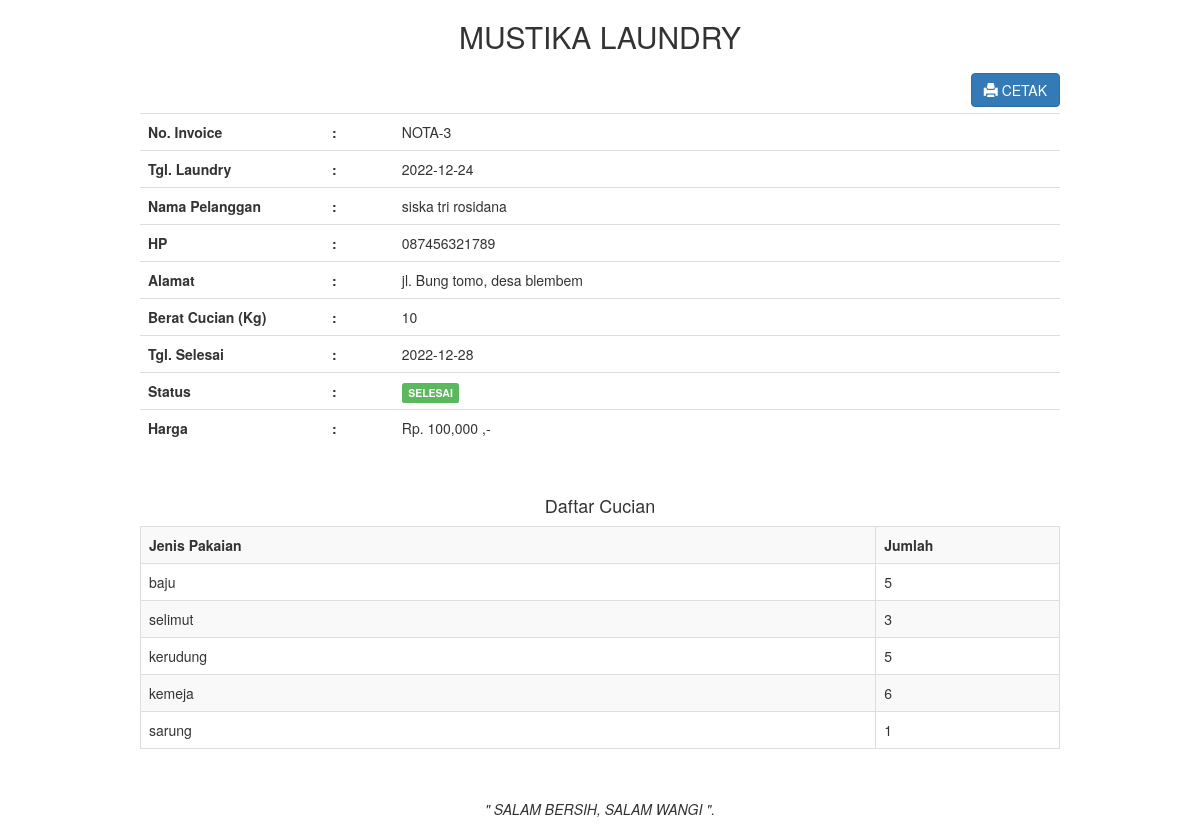
The app's page /admin/transaksi_invoice.php?id=3 (signed in) with its own data.
### tables this page shows
CREATE TABLE `transaksi` (
  `transaksi_id` int(11) NOT NULL,
  `transaksi_tgl` date NOT NULL,
  `transaksi_pelanggan` int(11) NOT NULL,
  `transaksi_harga` int(11) NOT NULL,
  `transaksi_berat` int(11) NOT NULL,
  `transaksi_tgl_selesai` date NOT NULL,
  `transaksi_status` int(11) NOT NULL
);

CREATE TABLE `pelanggan` (
  `pelanggan_id` int(11) NOT NULL,
  `pelanggan_nama` varchar(255) NOT NULL,
  `pelanggan_hp` varchar(255) NOT NULL,
  `pelanggan_alamat` text NOT NULL
);

CREATE TABLE `pakaian` (
  `pakaian_id` int(11) NOT NULL,
  `pakaian_transaksi` int(11) NOT NULL,
  `pakaian_jenis` varchar(255) NOT NULL,
  `pakaian_jumlah` int(11) NOT NULL
);

### admin/transaksi_invoice.php (the view, shortened to what this page needs)
<!DOCTYPE html>
<html>
<head>
    <link rel="stylesheet" type="text/css" href="../assets/css/bootstrap.css">
</head>
<body>
    <?php
    include '../koneksi.php';
    ?>
    <div class="container">
        <div class="col-md-10 col-md-offset-1">
            <?php
            $id = $_GET['id'];
            $transaksi = mysqli_query($koneksi,"select * from transaksi,pelanggan where transaksi_id='$id' and transaksi_pelanggan=pelanggan_id");
            while($t=mysqli_fetch_array($transaksi)){
                ?>
                <center><h2>MUSTIKA LAUNDRY</h2></center>
                <a href="transaksi_invoice_cetak.php?id=<?php echo $id; ?>" target="_blank" class="btn btn-primary pull-right"><i class="glyphicon glyphicon-print"></i> CETAK</a>
                <br/>
                <br/>
                <table class="table">
                    <tr>
                        <th width="20%">No. Invoice</th>
                        <th>:</th>
                        <td>NOTA-<?php echo $t['transaksi_id']; ?></td>
                    </tr>
                    <tr>
                        <th width="20%">Tgl. Laundry</th>
                        <th>:</th>
                        <td><?php echo $t['transaksi_tgl']; ?></td>
                    </tr>
                    <tr>
                        <th>Nama Pelanggan</th>
                        <th>:</th>
                        <td><?php echo $t['pelanggan_nama']; ?></td>
                    </tr>
                    <tr>
                        <th>HP</th>
                        <th>:</th>
                        <td><?php echo $t['pelanggan_hp']; ?></td>
                    </tr>
                    <tr>
                        <th>Alamat</th>
                        <th>:</th>
                        <td><?php echo $t['pelanggan_alamat']; ?></td>
                    </tr>
                    <tr>
                        <th>Berat Cucian (Kg)</th>
                        <th>:</th>
                        <td><?php echo $t['transaksi_berat']; ?></td>
                    </tr>
                    <tr>
                        <th>Tgl. Selesai</th>
                        <th>:</th>
                        <td><?php echo $t['transaksi_tgl_selesai']; ?></td>
                    </tr>
                    <tr>
                        <th>Status</th>
                        <th>:</th>
                        <td>
                            <?php
                            if($t['transaksi_status']=="0"){
                                echo "<div class='label label-warning'>PROSES</div>";
                            }else if($t['transaksi_status']=="1"){
                                echo "<div class='label label-info'>DI CUCI</div>";
                            }else if($t['transaksi_status']=="2"){
                                echo "<div class='label label-success'>SELESAI</div>";
                            }
                            ?>
                        </td>
                    </tr>
                    <tr>
                        <th>Harga</th>
                        <th>:</th>
                        <td><?php echo "Rp. ".number_format($t['transaksi_harga'])." ,-"; ?></td>
                    </tr>
                </table>
                <br/>
                <h4 class="text-center">Daftar Cucian</h4>
                <table class="table table-bordered table-striped">
                    <tr>
                        <th>Jenis Pakaian</th>
                        <th width="20%">Jumlah</th>
                    </tr>
                    <?php
                    $id = $t['transaksi_id'];
                    $pakaian = mysqli_query($koneksi,"select * from pakaian where pakaian_transaksi='$id'");
                    while($p=mysqli_fetch_array($pakaian)){
                        ?>
                        <tr>
                            <td><?php echo $p['pakaian_jenis']; ?></td>
                            <td width="5%"><?php echo $p['pakaian_jumlah']; ?></td>
                        </tr>
                        <?php } ?>
                    </table>
                    <br/>
                    <p><center><i>" SALAM BERSIH, SALAM WANGI ".</i></center></p>
                    <?php
                }
                ?>
            </div>
        </div>
    </body>
    </html>

### records on screen
transaksi: transaksi_id "3", transaksi_tgl "2022-12-24", pelanggan.pelanggan_nama "siska tri rosidana", pelanggan.pelanggan_hp "087456321789", pelanggan.pelanggan_alamat "jl. Bung tomo, desa blembem", transaksi_berat "10", transaksi_tgl_selesai "2022-12-28", transaksi_status "SELESAI", transaksi_harga "100,000"
pakaian: pakaian_jenis "baju", pakaian_jumlah "5"
pakaian: pakaian_jenis "selimut", pakaian_jumlah "3"
pakaian: pakaian_jenis "kerudung", pakaian_jumlah "5"
pakaian: pakaian_jenis "kemeja", pakaian_jumlah "6"
pakaian: pakaian_jenis "sarung", pakaian_jumlah "1"
